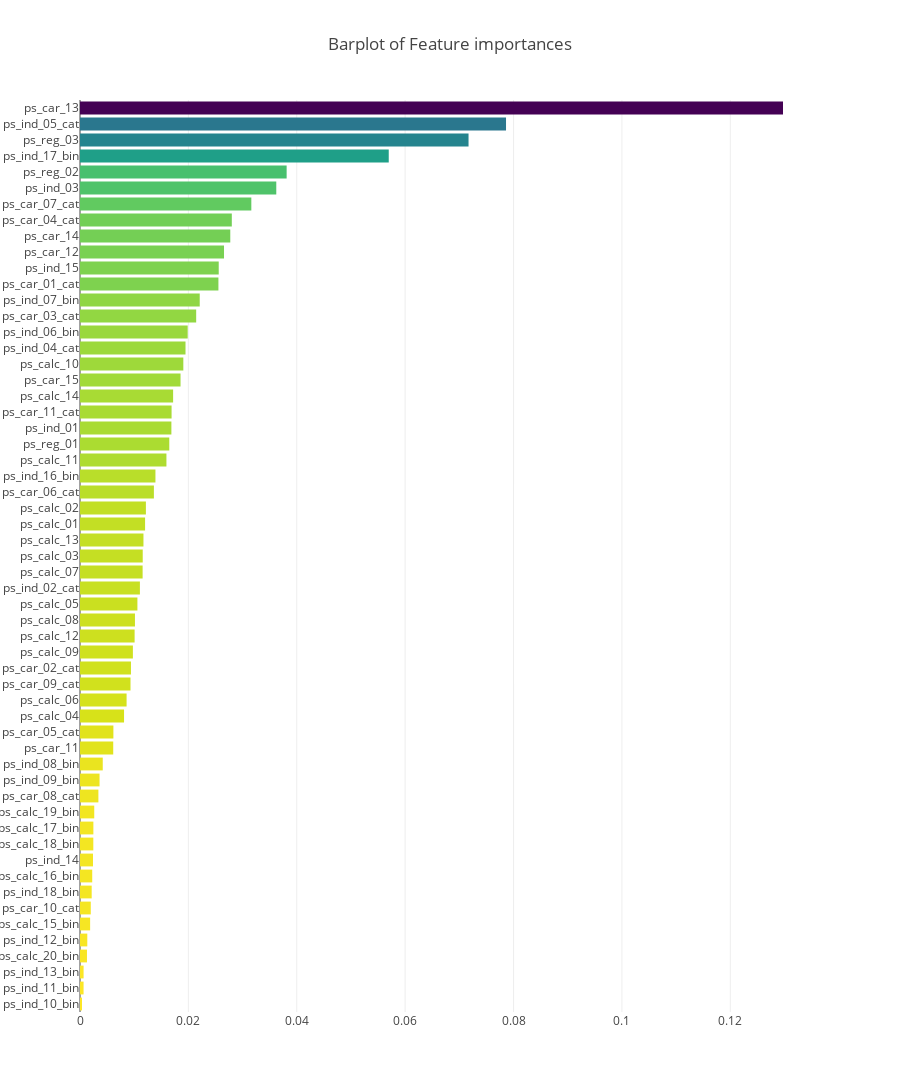

Notebook source saved alongside this figure:
### Markdown cell above
Furthermore we could also display a sorted list of all the features ranked by order of their importance, from highest to lowest via the same plotly barplots as follows:

### Code cell
x, y = (list(x) for x in zip(*sorted(zip(rf.feature_importances_, features), 
                                                            reverse = False)))
trace2 = go.Bar(
    x=x ,
    y=y,
    marker=dict(
        color=x,
        colorscale = 'Viridis',
        reversescale = True
    ),
    name='Random Forest Feature importance',
    orientation='h',
)

layout = dict(
    title='Barplot of Feature importances',
     width = 900, height = 2000,
    yaxis=dict(
        showgrid=False,
        showline=False,
        showticklabels=True,
#         domain=[0, 0.85],
    ))

fig1 = go.Figure(data=[trace2])
fig1['layout'].update(layout)
py.iplot(fig1, filename='plots')

### Figure 1 — Plotly figure (JSON) as saved in the notebook; plotly's stock layout.template omitted (floating-point values rounded to 4 significant figures)
{"data": [{"marker": {"color": [0.0003743, 0.0006586, 0.0006631, 0.001287, 0.001347, 0.00187, 0.00199, 0.002158, 0.002257, 0.002396, 0.002456, 0.00247, 0.00263, 0.003394, 0.003608, 0.004199, 0.006131, 0.006161, 0.008129, 0.008598, 0.009318, 0.009404, 0.00976, 0.01008, 0.01014, 0.01059, 0.01105, 0.01156, 0.01158, 0.01171, 0.01201, 0.01216, 0.01364, 0.01392, 0.01595, 0.01648, 0.01686, 0.0169, 0.01718, 0.01855, 0.01907, 0.01947, 0.01987, 0.02144, 0.02209, 0.02554, 0.0256, 0.02658, 0.02773, 0.02801, 0.03162, 0.03622, 0.03813, 0.05697, 0.0717, 0.07861, 0.1297], "colorscale": "Viridis", "reversescale": true}, "name": "Random Forest Feature importance", "orientation": "h", "type": "bar", "x": [0.0003743, 0.0006586, 0.0006631, 0.001287, 0.001347, 0.00187, 0.00199, 0.002158, 0.002257, 0.002396, 0.002456, 0.00247, 0.00263, 0.003394, 0.003608, 0.004199, 0.006131, 0.006161, 0.008129, 0.008598, 0.009318, 0.009404, 0.00976, 0.01008, 0.01014, 0.01059, 0.01105, 0.01156, 0.01158, 0.01171, 0.01201, 0.01216, 0.01364, 0.01392, 0.01595, 0.01648, 0.01686, 0.0169, 0.01718, 0.01855, 0.01907, 0.01947, 0.01987, 0.02144, 0.02209, 0.02554, 0.0256, 0.02658, 0.02773, 0.02801, 0.03162, 0.03622, 0.03813, 0.05697, 0.0717, 0.07861, 0.1297], "y": ["ps_ind_10_bin", "ps_ind_11_bin", "ps_ind_13_bin", "ps_calc_20_bin", "ps_ind_12_bin", "ps_calc_15_bin", "ps_car_10_cat", "ps_ind_18_bin", "ps_calc_16_bin", "ps_ind_14", "ps_calc_18_bin", "ps_calc_17_bin", "ps_calc_19_bin", "ps_car_08_cat", "ps_ind_09_bin", "ps_ind_08_bin", "ps_car_11", "ps_car_05_cat", "ps_calc_04", "ps_calc_06", "ps_car_09_cat", "ps_car_02_cat", "ps_calc_09", "ps_calc_12", "ps_calc_08", "ps_calc_05", "ps_ind_02_cat", "ps_calc_07", "ps_calc_03", "ps_calc_13", "ps_calc_01", "ps_calc_02", "ps_car_06_cat", "ps_ind_16_bin", "ps_calc_11", "ps_reg_01", "ps_ind_01", "ps_car_11_cat", "ps_calc_14", "ps_car_15", "ps_calc_10", "ps_ind_04_cat", "ps_ind_06_bin", "ps_car_03_cat", "ps_ind_07_bin", "ps_car_01_cat", "ps_ind_15", "ps_car_12", "ps_car_14", "ps_car_04_cat", "ps_car_07_cat", "ps_ind_03", "ps_reg_02", "ps_ind_17_bin", "ps_reg_03", "ps_ind_05_cat", "ps_car_13"]}], "layout": {"height": 2000, "title": "Barplot of Feature importances", "width": 900, "yaxis": {"showgrid": false, "showline": false, "showticklabels": true}}}
